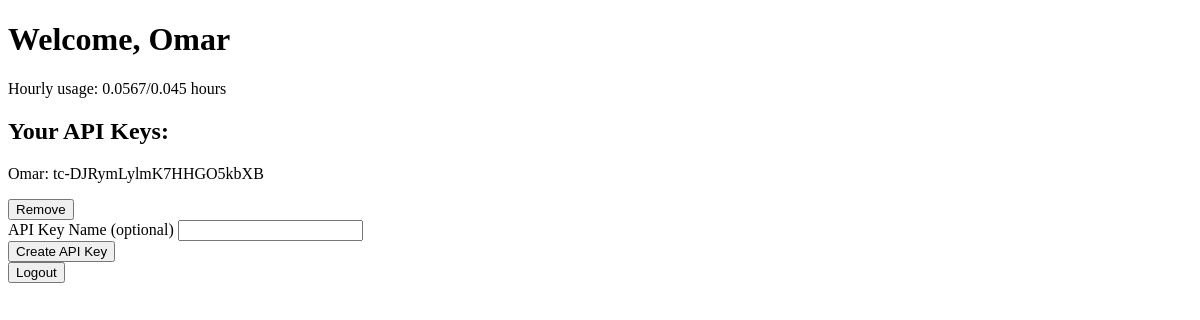
The page /dashboard (signed in) on the database as committed earlier.
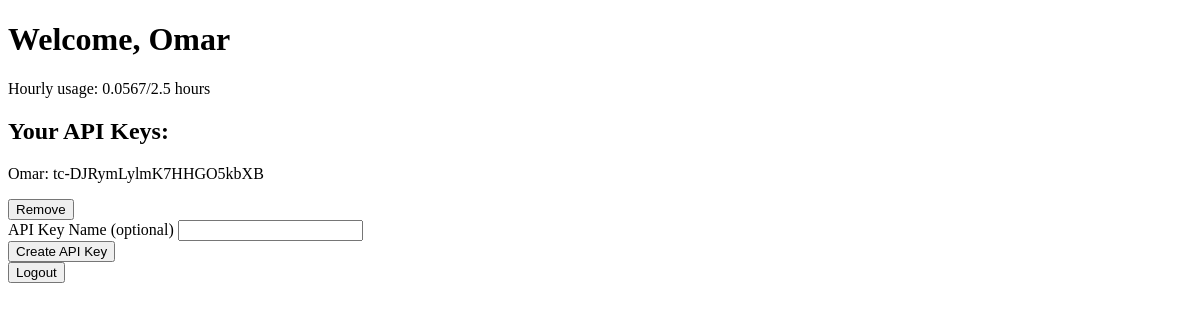
The same page on the database as committed later.
### tables this page shows
CREATE TABLE users
             (id INTEGER PRIMARY KEY AUTOINCREMENT,
             username TEXT NOT NULL,
             password TEXT NOT NULL,
             hourly_usage REAL DEFAULT 0.0,
             amount_paid REAL DEFAULT 0.0);

CREATE TABLE api_keys
             (id INTEGER PRIMARY KEY AUTOINCREMENT,
             user_id INTEGER,
             api_key TEXT UNIQUE NOT NULL,
             api_key_name TEXT NOT NULL);

### app.py (the view)
@app.route('/dashboard')
def dashboard():
    if 'user_id' not in session:
        return redirect(url_for('login'))
    user_id = session['user_id']
    conn = sqlite3.connect('user_data.db')
    cursor = conn.cursor()
    cursor.execute('SELECT * FROM users WHERE id=?', (user_id,))
    user = cursor.fetchone()
    cursor.execute("SELECT api_key, api_key_name, id FROM api_keys WHERE user_id=?", (user_id,))
    api_keys = cursor.fetchall()
    conn.close()
    if api_keys is None:
        api_keys = []
    return render_template('dashboard.html', api_keys=api_keys, user=user)

### templates/dashboard.html (shortened to what this page needs)
<!DOCTYPE html>
<html>
<head>
</head>
<body>
    <h1>Welcome, {{ user[1] }}</h1>
    <p>Hourly usage: {{ user[3] }}/{{ user[4] * 0.5 }} hours</p>
    <h2>Your API Keys:</h2>
    {% for api_key, api_key_name, key_id in api_keys %}
        <div class="api-key">
            <p>{{ api_key_name }}: {{ api_key }}</p>
            <form method="POST" action="{{ url_for('remove_api_key', key_id=key_id) }}">
                <button type="submit" class="btn btn-danger">Remove</button>
            </form>
        </div>
    {% endfor %}
    <form method="POST" action="{{ url_for('create_api_key') }}">
        <div class="mb-3">
            <label for="api_key_name" class="form-label">API Key Name (optional)</label>
            <input type="text" class="form-control" id="api_key_name" name="api_key_name">
        </div>
        <button type="submit" class="btn btn-primary">Create API Key</button>
    </form>
    <form method="POST" action="{{ url_for('logout') }}">
      <button type="submit" class="btn btn-danger">Logout</button>
    </form>
</body>
</html>

Rows that differ between the two databases and show on the page:
changed users "Omar": user[4]*0.5 "0.045" → "2.5"
